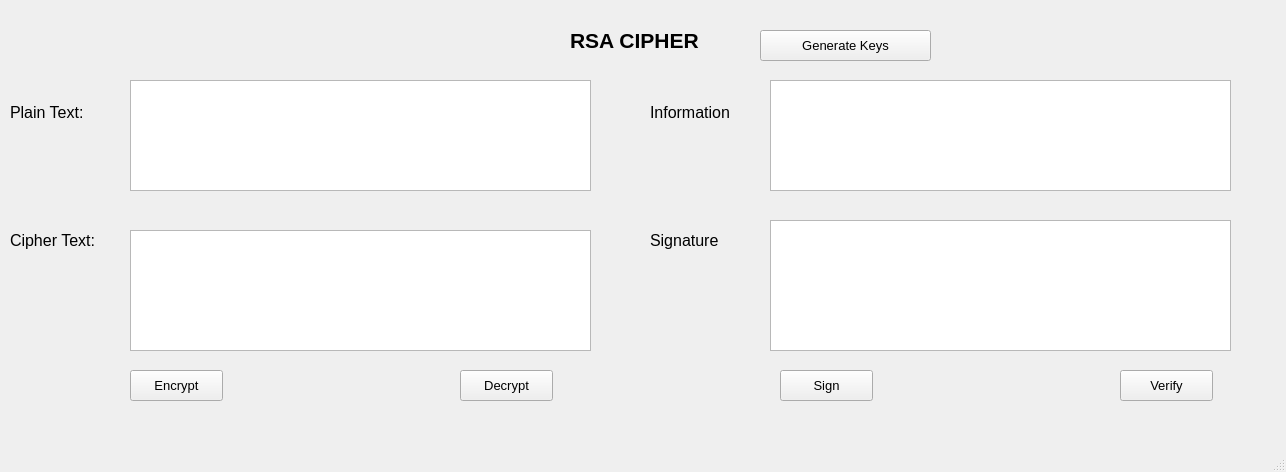
<?xml version="1.0" encoding="UTF-8"?>
<ui version="4.0">
 <class>MainWindow</class>
 <widget class="QMainWindow" name="MainWindow">
  <property name="geometry">
   <rect>
    <x>0</x>
    <y>0</y>
    <width>1286</width>
    <height>472</height>
   </rect>
  </property>
  <property name="windowTitle">
   <string>MainWindow</string>
  </property>
  <widget class="QWidget" name="centralwidget">
   <widget class="QLabel" name="label_2">
    <property name="geometry">
     <rect>
      <x>570</x>
      <y>20</y>
      <width>171</width>
      <height>41</height>
     </rect>
    </property>
    <property name="font">
     <font>
      <pointsize>16</pointsize>
      <weight>75</weight>
      <bold>true</bold>
     </font>
    </property>
    <property name="text">
     <string>RSA CIPHER</string>
    </property>
   </widget>
   <widget class="QTextEdit" name="txt_cipher_text">
    <property name="geometry">
     <rect>
      <x>130</x>
      <y>230</y>
      <width>461</width>
      <height>121</height>
     </rect>
    </property>
    <property name="font">
     <font>
      <pointsize>12</pointsize>
     </font>
    </property>
   </widget>
   <widget class="QLabel" name="label">
    <property name="geometry">
     <rect>
      <x>10</x>
      <y>92</y>
      <width>111</width>
      <height>41</height>
     </rect>
    </property>
    <property name="font">
     <font>
      <pointsize>12</pointsize>
     </font>
    </property>
    <property name="text">
     <string>Plain Text:</string>
    </property>
   </widget>
   <widget class="QTextEdit" name="txt_plain_text">
    <property name="geometry">
     <rect>
      <x>130</x>
      <y>80</y>
      <width>461</width>
      <height>111</height>
     </rect>
    </property>
    <property name="font">
     <font>
      <pointsize>12</pointsize>
     </font>
    </property>
   </widget>
   <widget class="QPushButton" name="btn_decrypt">
    <property name="geometry">
     <rect>
      <x>460</x>
      <y>370</y>
      <width>93</width>
      <height>31</height>
     </rect>
    </property>
    <property name="font">
     <font>
      <pointsize>10</pointsize>
     </font>
    </property>
    <property name="text">
     <string>Decrypt</string>
    </property>
   </widget>
   <widget class="QLabel" name="label_5">
    <property name="geometry">
     <rect>
      <x>10</x>
      <y>220</y>
      <width>121</width>
      <height>41</height>
     </rect>
    </property>
    <property name="font">
     <font>
      <pointsize>12</pointsize>
     </font>
    </property>
    <property name="text">
     <string>Cipher Text:</string>
    </property>
   </widget>
   <widget class="QPushButton" name="btn_encrypt">
    <property name="geometry">
     <rect>
      <x>130</x>
      <y>370</y>
      <width>93</width>
      <height>31</height>
     </rect>
    </property>
    <property name="font">
     <font>
      <pointsize>10</pointsize>
     </font>
    </property>
    <property name="text">
     <string>Encrypt</string>
    </property>
   </widget>
   <widget class="QTextEdit" name="txt_sign">
    <property name="geometry">
     <rect>
      <x>770</x>
      <y>220</y>
      <width>461</width>
      <height>131</height>
     </rect>
    </property>
    <property name="font">
     <font>
      <pointsize>12</pointsize>
     </font>
    </property>
   </widget>
   <widget class="QTextEdit" name="txt_info">
    <property name="geometry">
     <rect>
      <x>770</x>
      <y>80</y>
      <width>461</width>
      <height>111</height>
     </rect>
    </property>
    <property name="font">
     <font>
      <pointsize>12</pointsize>
     </font>
    </property>
   </widget>
   <widget class="QLabel" name="label_3">
    <property name="geometry">
     <rect>
      <x>650</x>
      <y>92</y>
      <width>111</width>
      <height>41</height>
     </rect>
    </property>
    <property name="font">
     <font>
      <pointsize>12</pointsize>
     </font>
    </property>
    <property name="text">
     <string>Information</string>
    </property>
   </widget>
   <widget class="QPushButton" name="btn_verify">
    <property name="geometry">
     <rect>
      <x>1120</x>
      <y>370</y>
      <width>93</width>
      <height>31</height>
     </rect>
    </property>
    <property name="font">
     <font>
      <pointsize>10</pointsize>
     </font>
    </property>
    <property name="text">
     <string>Verify</string>
    </property>
   </widget>
   <widget class="QLabel" name="label_6">
    <property name="geometry">
     <rect>
      <x>650</x>
      <y>220</y>
      <width>121</width>
      <height>41</height>
     </rect>
    </property>
    <property name="font">
     <font>
      <pointsize>12</pointsize>
     </font>
    </property>
    <property name="text">
     <string>Signature</string>
    </property>
   </widget>
   <widget class="QPushButton" name="btn_sign">
    <property name="geometry">
     <rect>
      <x>780</x>
      <y>370</y>
      <width>93</width>
      <height>31</height>
     </rect>
    </property>
    <property name="font">
     <font>
      <pointsize>10</pointsize>
     </font>
    </property>
    <property name="text">
     <string>Sign</string>
    </property>
   </widget>
   <widget class="QPushButton" name="btn_gen_keys">
    <property name="geometry">
     <rect>
      <x>760</x>
      <y>30</y>
      <width>171</width>
      <height>31</height>
     </rect>
    </property>
    <property name="font">
     <font>
      <pointsize>10</pointsize>
     </font>
    </property>
    <property name="text">
     <string>Generate Keys</string>
    </property>
   </widget>
  </widget>
  <widget class="QMenuBar" name="menubar">
   <property name="geometry">
    <rect>
     <x>0</x>
     <y>0</y>
     <width>1286</width>
     <height>21</height>
    </rect>
   </property>
  </widget>
  <widget class="QStatusBar" name="statusbar"/>
 </widget>
 <resources/>
 <connections/>
</ui>
